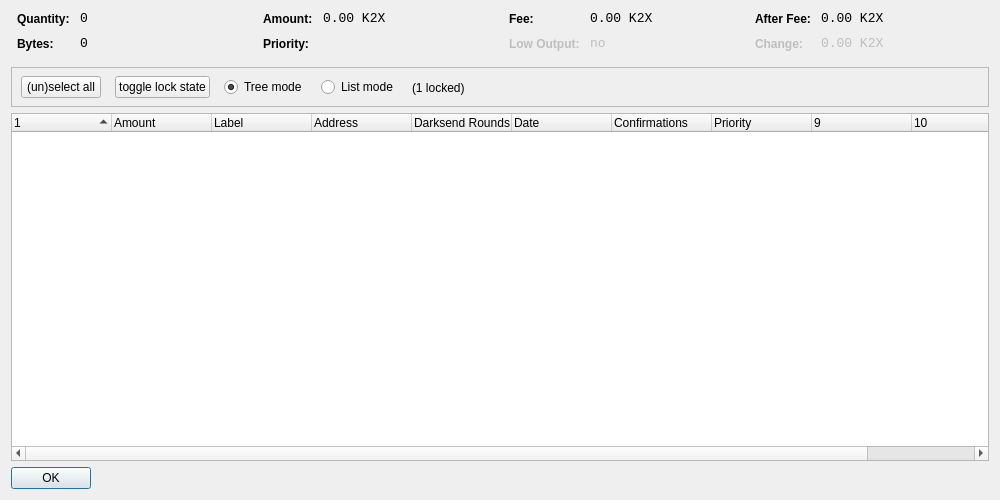
<?xml version="1.0" encoding="UTF-8"?>
<ui version="4.0">
 <class>CoinControlDialog</class>
 <widget class="QDialog" name="CoinControlDialog">
  <property name="geometry">
   <rect>
    <x>0</x>
    <y>0</y>
    <width>1000</width>
    <height>500</height>
   </rect>
  </property>
  <property name="windowTitle">
   <string>Coin Control</string>
  </property>
  <layout class="QVBoxLayout" name="verticalLayout">
   <item>
    <layout class="QHBoxLayout" name="horizontalLayoutTop" stretch="0,0,0,0">
     <property name="topMargin">
      <number>0</number>
     </property>
     <property name="bottomMargin">
      <number>10</number>
     </property>
     <item>
      <layout class="QFormLayout" name="formLayoutCoinControl1">
       <property name="horizontalSpacing">
        <number>10</number>
       </property>
       <property name="verticalSpacing">
        <number>10</number>
       </property>
       <property name="leftMargin">
        <number>6</number>
       </property>
       <property name="rightMargin">
        <number>6</number>
       </property>
       <item row="0" column="0">
        <widget class="QLabel" name="labelCoinControlQuantityText">
         <property name="styleSheet">
          <string notr="true">font-weight:bold;</string>
         </property>
         <property name="text">
          <string>Quantity:</string>
         </property>
        </widget>
       </item>
       <item row="0" column="1">
        <widget class="QLabel" name="labelCoinControlQuantity">
         <property name="font">
          <font>
           <family>Monospace</family>
           <pointsize>10</pointsize>
          </font>
         </property>
         <property name="cursor">
          <cursorShape>IBeamCursor</cursorShape>
         </property>
         <property name="contextMenuPolicy">
          <enum>Qt::ActionsContextMenu</enum>
         </property>
         <property name="text">
          <string notr="true">0</string>
         </property>
         <property name="textInteractionFlags">
          <set>Qt::LinksAccessibleByMouse|Qt::TextSelectableByKeyboard|Qt::TextSelectableByMouse</set>
         </property>
        </widget>
       </item>
       <item row="1" column="0">
        <widget class="QLabel" name="labelCoinControlBytesText">
         <property name="styleSheet">
          <string notr="true">font-weight:bold;</string>
         </property>
         <property name="text">
          <string>Bytes:</string>
         </property>
        </widget>
       </item>
       <item row="1" column="1">
        <widget class="QLabel" name="labelCoinControlBytes">
         <property name="font">
          <font>
           <family>Monospace</family>
           <pointsize>10</pointsize>
          </font>
         </property>
         <property name="cursor">
          <cursorShape>IBeamCursor</cursorShape>
         </property>
         <property name="contextMenuPolicy">
          <enum>Qt::ActionsContextMenu</enum>
         </property>
         <property name="text">
          <string notr="true">0</string>
         </property>
         <property name="textInteractionFlags">
          <set>Qt::LinksAccessibleByMouse|Qt::TextSelectableByKeyboard|Qt::TextSelectableByMouse</set>
         </property>
        </widget>
       </item>
      </layout>
     </item>
     <item>
      <layout class="QFormLayout" name="formLayoutCoinControl2">
       <property name="horizontalSpacing">
        <number>10</number>
       </property>
       <property name="verticalSpacing">
        <number>10</number>
       </property>
       <property name="leftMargin">
        <number>6</number>
       </property>
       <property name="rightMargin">
        <number>6</number>
       </property>
       <item row="0" column="0">
        <widget class="QLabel" name="labelCoinControlAmountText">
         <property name="styleSheet">
          <string notr="true">font-weight:bold;</string>
         </property>
         <property name="text">
          <string>Amount:</string>
         </property>
        </widget>
       </item>
       <item row="0" column="1">
        <widget class="QLabel" name="labelCoinControlAmount">
         <property name="font">
          <font>
           <family>Monospace</family>
           <pointsize>10</pointsize>
          </font>
         </property>
         <property name="cursor">
          <cursorShape>IBeamCursor</cursorShape>
         </property>
         <property name="contextMenuPolicy">
          <enum>Qt::ActionsContextMenu</enum>
         </property>
         <property name="text">
          <string notr="true">0.00 K2X</string>
         </property>
         <property name="textInteractionFlags">
          <set>Qt::LinksAccessibleByMouse|Qt::TextSelectableByKeyboard|Qt::TextSelectableByMouse</set>
         </property>
        </widget>
       </item>
       <item row="1" column="0">
        <widget class="QLabel" name="labelCoinControlPriorityText">
         <property name="styleSheet">
          <string notr="true">font-weight:bold;</string>
         </property>
         <property name="text">
          <string>Priority:</string>
         </property>
        </widget>
       </item>
       <item row="1" column="1">
        <widget class="QLabel" name="labelCoinControlPriority">
         <property name="font">
          <font>
           <family>Monospace</family>
           <pointsize>10</pointsize>
          </font>
         </property>
         <property name="cursor">
          <cursorShape>IBeamCursor</cursorShape>
         </property>
         <property name="contextMenuPolicy">
          <enum>Qt::ActionsContextMenu</enum>
         </property>
         <property name="text">
          <string/>
         </property>
         <property name="textInteractionFlags">
          <set>Qt::LinksAccessibleByMouse|Qt::TextSelectableByKeyboard|Qt::TextSelectableByMouse</set>
         </property>
        </widget>
       </item>
      </layout>
     </item>
     <item>
      <layout class="QFormLayout" name="formLayoutCoinControl3">
       <property name="horizontalSpacing">
        <number>10</number>
       </property>
       <property name="verticalSpacing">
        <number>10</number>
       </property>
       <property name="leftMargin">
        <number>6</number>
       </property>
       <property name="rightMargin">
        <number>6</number>
       </property>
       <item row="0" column="0">
        <widget class="QLabel" name="labelCoinControlFeeText">
         <property name="styleSheet">
          <string notr="true">font-weight:bold;</string>
         </property>
         <property name="text">
          <string>Fee:</string>
         </property>
        </widget>
       </item>
       <item row="0" column="1">
        <widget class="QLabel" name="labelCoinControlFee">
         <property name="font">
          <font>
           <family>Monospace</family>
           <pointsize>10</pointsize>
          </font>
         </property>
         <property name="cursor">
          <cursorShape>IBeamCursor</cursorShape>
         </property>
         <property name="contextMenuPolicy">
          <enum>Qt::ActionsContextMenu</enum>
         </property>
         <property name="text">
          <string notr="true">0.00 K2X</string>
         </property>
         <property name="textInteractionFlags">
          <set>Qt::LinksAccessibleByMouse|Qt::TextSelectableByKeyboard|Qt::TextSelectableByMouse</set>
         </property>
        </widget>
       </item>
       <item row="1" column="0">
        <widget class="QLabel" name="labelCoinControlLowOutputText">
         <property name="enabled">
          <bool>false</bool>
         </property>
         <property name="styleSheet">
          <string notr="true">font-weight:bold;</string>
         </property>
         <property name="text">
          <string>Low Output:</string>
         </property>
        </widget>
       </item>
       <item row="1" column="1">
        <widget class="QLabel" name="labelCoinControlLowOutput">
         <property name="enabled">
          <bool>false</bool>
         </property>
         <property name="font">
          <font>
           <family>Monospace</family>
           <pointsize>10</pointsize>
          </font>
         </property>
         <property name="cursor">
          <cursorShape>IBeamCursor</cursorShape>
         </property>
         <property name="contextMenuPolicy">
          <enum>Qt::ActionsContextMenu</enum>
         </property>
         <property name="text">
          <string notr="true">no</string>
         </property>
         <property name="textInteractionFlags">
          <set>Qt::LinksAccessibleByMouse|Qt::TextSelectableByKeyboard|Qt::TextSelectableByMouse</set>
         </property>
        </widget>
       </item>
      </layout>
     </item>
     <item>
      <layout class="QFormLayout" name="formLayoutCoinControl4">
       <property name="horizontalSpacing">
        <number>10</number>
       </property>
       <property name="verticalSpacing">
        <number>10</number>
       </property>
       <property name="leftMargin">
        <number>6</number>
       </property>
       <property name="rightMargin">
        <number>6</number>
       </property>
       <item row="0" column="0">
        <widget class="QLabel" name="labelCoinControlAfterFeeText">
         <property name="styleSheet">
          <string notr="true">font-weight:bold;</string>
         </property>
         <property name="text">
          <string>After Fee:</string>
         </property>
        </widget>
       </item>
       <item row="0" column="1">
        <widget class="QLabel" name="labelCoinControlAfterFee">
         <property name="font">
          <font>
           <family>Monospace</family>
           <pointsize>10</pointsize>
          </font>
         </property>
         <property name="cursor">
          <cursorShape>IBeamCursor</cursorShape>
         </property>
         <property name="contextMenuPolicy">
          <enum>Qt::ActionsContextMenu</enum>
         </property>
         <property name="text">
          <string notr="true">0.00 K2X</string>
         </property>
         <property name="textInteractionFlags">
          <set>Qt::LinksAccessibleByMouse|Qt::TextSelectableByKeyboard|Qt::TextSelectableByMouse</set>
         </property>
        </widget>
       </item>
       <item row="1" column="0">
        <widget class="QLabel" name="labelCoinControlChangeText">
         <property name="enabled">
          <bool>false</bool>
         </property>
         <property name="styleSheet">
          <string notr="true">font-weight:bold;</string>
         </property>
         <property name="text">
          <string>Change:</string>
         </property>
        </widget>
       </item>
       <item row="1" column="1">
        <widget class="QLabel" name="labelCoinControlChange">
         <property name="enabled">
          <bool>false</bool>
         </property>
         <property name="font">
          <font>
           <family>Monospace</family>
           <pointsize>10</pointsize>
          </font>
         </property>
         <property name="cursor">
          <cursorShape>IBeamCursor</cursorShape>
         </property>
         <property name="contextMenuPolicy">
          <enum>Qt::ActionsContextMenu</enum>
         </property>
         <property name="text">
          <string notr="true">0.00 K2X</string>
         </property>
         <property name="textInteractionFlags">
          <set>Qt::LinksAccessibleByMouse|Qt::TextSelectableByKeyboard|Qt::TextSelectableByMouse</set>
         </property>
        </widget>
       </item>
      </layout>
     </item>
    </layout>
   </item>
   <item>
    <widget class="QFrame" name="frame">
     <property name="minimumSize">
      <size>
       <width>0</width>
       <height>40</height>
      </size>
     </property>
     <property name="frameShape">
      <enum>QFrame::StyledPanel</enum>
     </property>
     <property name="frameShadow">
      <enum>QFrame::Sunken</enum>
     </property>
     <widget class="QWidget" name="horizontalLayoutWidget">
      <property name="geometry">
       <rect>
        <x>10</x>
        <y>0</y>
        <width>781</width>
        <height>41</height>
       </rect>
      </property>
      <layout class="QHBoxLayout" name="horizontalLayoutPanel" stretch="0,0,0,0,0">
       <property name="spacing">
        <number>14</number>
       </property>
       <item>
        <widget class="QPushButton" name="pushButtonSelectAll">
         <property name="sizePolicy">
          <sizepolicy hsizetype="Maximum" vsizetype="Fixed">
           <horstretch>0</horstretch>
           <verstretch>0</verstretch>
          </sizepolicy>
         </property>
         <property name="text">
          <string>(un)select all</string>
         </property>
        </widget>
       </item>
        <item>
         <widget class="QPushButton" name="pushButtonToggleLock">
          <property name="sizePolicy">
           <sizepolicy hsizetype="Maximum" vsizetype="Fixed">
            <horstretch>0</horstretch>
            <verstretch>0</verstretch>
           </sizepolicy>
          </property>
          <property name="text">
           <string>toggle lock state</string>
          </property>
          <property name="autoDefault">
           <bool>false</bool>
          </property>
         </widget>
        </item>
       <item>
        <widget class="QRadioButton" name="radioTreeMode">
         <property name="sizePolicy">
          <sizepolicy hsizetype="Maximum" vsizetype="Fixed">
           <horstretch>0</horstretch>
           <verstretch>0</verstretch>
          </sizepolicy>
         </property>
         <property name="text">
          <string>Tree mode</string>
         </property>
         <property name="checked">
          <bool>true</bool>
         </property>
        </widget>
       </item>
       <item>
        <widget class="QRadioButton" name="radioListMode">
         <property name="sizePolicy">
          <sizepolicy hsizetype="Maximum" vsizetype="Fixed">
           <horstretch>0</horstretch>
           <verstretch>0</verstretch>
          </sizepolicy>
         </property>
         <property name="text">
          <string>List mode</string>
         </property>
        </widget>
       </item>
        <item>
         <widget class="QLabel" name="labelLocked">
          <property name="text">
           <string>(1 locked)</string>
          </property>
         </widget>
        </item>
       <item>
        <spacer name="horizontalSpacer">
         <property name="orientation">
          <enum>Qt::Horizontal</enum>
         </property>
         <property name="sizeHint" stdset="0">
          <size>
           <width>40</width>
           <height>20</height>
          </size>
         </property>
        </spacer>
       </item>
      </layout>
     </widget>
    </widget>
   </item>
   <item>
    <widget class="CoinControlTreeWidget" name="treeWidget">
     <property name="contextMenuPolicy">
      <enum>Qt::CustomContextMenu</enum>
     </property>
     <property name="sortingEnabled">
      <bool>false</bool>
     </property>
     <property name="columnCount">
      <number>11</number>
     </property>
     <attribute name="headerShowSortIndicator" stdset="0">
      <bool>true</bool>
     </attribute>
     <attribute name="headerStretchLastSection">
      <bool>false</bool>
     </attribute>
     <column>
      <property name="text">
       <string/>
      </property>
     </column>
     <column>
      <property name="text">
       <string>Amount</string>
      </property>
     </column>
     <column>
      <property name="text">
       <string>Label</string>
      </property>
     </column>
     <column>
      <property name="text">
       <string>Address</string>
      </property>
     </column>
     <column>
      <property name="text">
       <string>Darksend Rounds</string>
      </property>
    </column>
     <column>
      <property name="text">
       <string>Date</string>
      </property>
     </column>
     <column>
      <property name="text">
       <string>Confirmations</string>
      </property>
      <property name="toolTip">
       <string>Confirmed</string>
      </property>
     </column>
     <column>
      <property name="text">
       <string>Priority</string>
      </property>
     </column>
     <column>
      <property name="text">
       <string/>
      </property>
     </column>
     <column>
      <property name="text">
       <string/>
      </property>
     </column>
     <column>
      <property name="text">
       <string/>
      </property>
     </column>
     <column>
      <property name="text">
       <string/>
      </property>
     </column>
    </widget>
   </item>
   <item>
    <widget class="QDialogButtonBox" name="buttonBox">
     <property name="sizePolicy">
      <sizepolicy hsizetype="Maximum" vsizetype="Fixed">
       <horstretch>0</horstretch>
       <verstretch>0</verstretch>
      </sizepolicy>
     </property>
     <property name="orientation">
      <enum>Qt::Horizontal</enum>
     </property>
     <property name="standardButtons">
      <set>QDialogButtonBox::Ok</set>
     </property>
    </widget>
   </item>
  </layout>
 </widget>
 <customwidgets>
  <customwidget>
   <class>CoinControlTreeWidget</class>
   <extends>QTreeWidget</extends>
   <header>coincontroltreewidget.h</header>
  </customwidget>
 </customwidgets>
 <resources/>
 <connections/>
</ui>
